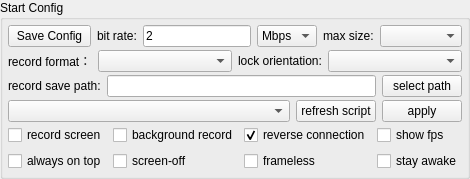
              <widget class="QGroupBox" name="configGroupBox">
                <property name="sizePolicy">
                  <sizepolicy hsizetype="Preferred" vsizetype="Preferred">
                    <horstretch>0</horstretch>
                    <verstretch>0</verstretch>
                  </sizepolicy>
                </property>
                <property name="title">
                  <string>Start Config</string>
                </property>
                <layout class="QVBoxLayout" name="verticalLayout_3">
                  <property name="spacing">
                    <number>3</number>
                  </property>
                  <property name="leftMargin">
                    <number>5</number>
                  </property>
                  <property name="topMargin">
                    <number>5</number>
                  </property>
                  <property name="rightMargin">
                    <number>5</number>
                  </property>
                  <property name="bottomMargin">
                    <number>5</number>
                  </property>
                  <item>
                    <widget class="QWidget" name="configWidget1" native="true">
                      <property name="sizePolicy">
                        <sizepolicy hsizetype="Preferred" vsizetype="Preferred">
                          <horstretch>0</horstretch>
                          <verstretch>0</verstretch>
                        </sizepolicy>
                      </property>
                      <layout class="QHBoxLayout" name="horizontalLayout_5">
                        <property name="leftMargin">
                          <number>0</number>
                        </property>
                        <property name="topMargin">
                          <number>0</number>
                        </property>
                        <property name="rightMargin">
                          <number>0</number>
                        </property>
                        <property name="bottomMargin">
                          <number>0</number>
                        </property>
                        <item>
                          <widget class="QPushButton" name="saveConfigBtn">
                            <property name="sizePolicy">
                              <sizepolicy hsizetype="Preferred" vsizetype="Preferred">
                                <horstretch>0</horstretch>
                                <verstretch>0</verstretch>
                              </sizepolicy>
                            </property>
                            <property name="text">
                              <string>Save Config</string>
                            </property>
                            <property name="autoDefault">
                              <bool>false</bool>
                            </property>
                          </widget>
                        </item>
                        <item>
                          <widget class="QLabel" name="label_3">
                            <property name="sizePolicy">
                              <sizepolicy hsizetype="Maximum" vsizetype="Preferred">
                                <horstretch>0</horstretch>
                                <verstretch>0</verstretch>
                              </sizepolicy>
                            </property>
                            <property name="text">
                              <string>bit rate:</string>
                            </property>
                          </widget>
                        </item>
                        <item>
                          <widget class="QLineEdit" name="bitRateEdit">
                            <property name="sizePolicy">
                              <sizepolicy hsizetype="Preferred" vsizetype="Preferred">
                                <horstretch>0</horstretch>
                                <verstretch>0</verstretch>
                              </sizepolicy>
                            </property>
                            <property name="text">
                              <string notr="true">2</string>
                            </property>
                          </widget>
                        </item>
                        <item>
                          <widget class="QComboBox" name="bitRateBox">
                            <property name="sizePolicy">
                              <sizepolicy hsizetype="Maximum" vsizetype="Preferred">
                                <horstretch>0</horstretch>
                                <verstretch>0</verstretch>
                              </sizepolicy>
                            </property>
                            <property name="toolTip">
                              <string />
                            </property>
                            <property name="currentText">
                              <string notr="true">Mbps</string>
                            </property>
                            <item>
                              <property name="text">
                                <string notr="true">Mbps</string>
                              </property>
                            </item>
                            <item>
                              <property name="text">
                                <string notr="true">Kbps</string>
                              </property>
                            </item>
                          </widget>
                        </item>
                        <item>
                          <widget class="QLabel" name="label_4">
                            <property name="sizePolicy">
                              <sizepolicy hsizetype="Maximum" vsizetype="Preferred">
                                <horstretch>0</horstretch>
                                <verstretch>0</verstretch>
                              </sizepolicy>
                            </property>
                            <property name="text">
                              <string>max size:</string>
                            </property>
                          </widget>
                        </item>
                        <item>
                          <widget class="QComboBox" name="maxSizeBox">
                            <property name="sizePolicy">
                              <sizepolicy hsizetype="Preferred" vsizetype="Preferred">
                                <horstretch>0</horstretch>
                                <verstretch>0</verstretch>
                              </sizepolicy>
                            </property>
                            <property name="toolTip">
                              <string />
                            </property>
                          </widget>
                        </item>
                      </layout>
                    </widget>
                  </item>
                  <item>
                    <widget class="QWidget" name="configWidget5" native="true">
                      <property name="sizePolicy">
                        <sizepolicy hsizetype="Preferred" vsizetype="Preferred">
                          <horstretch>0</horstretch>
                          <verstretch>0</verstretch>
                        </sizepolicy>
                      </property>
                      <layout class="QHBoxLayout" name="horizontalLayout_7">
                        <property name="leftMargin">
                          <number>0</number>
                        </property>
                        <property name="topMargin">
                          <number>0</number>
                        </property>
                        <property name="rightMargin">
                          <number>0</number>
                        </property>
                        <property name="bottomMargin">
                          <number>0</number>
                        </property>
                        <item>
                          <widget class="QLabel" name="label_6">
                            <property name="sizePolicy">
                              <sizepolicy hsizetype="Maximum" vsizetype="Preferred">
                                <horstretch>0</horstretch>
                                <verstretch>0</verstretch>
                              </sizepolicy>
                            </property>
                            <property name="text">
                              <string>record format：</string>
                            </property>
                          </widget>
                        </item>
                        <item>
                          <widget class="QComboBox" name="formatBox">
                            <property name="sizePolicy">
                              <sizepolicy hsizetype="Preferred" vsizetype="Preferred">
                                <horstretch>0</horstretch>
                                <verstretch>0</verstretch>
                              </sizepolicy>
                            </property>
                          </widget>
                        </item>
                        <item>
                          <widget class="QLabel" name="label_8">
                            <property name="sizePolicy">
                              <sizepolicy hsizetype="Maximum" vsizetype="Preferred">
                                <horstretch>0</horstretch>
                                <verstretch>0</verstretch>
                              </sizepolicy>
                            </property>
                            <property name="text">
                              <string>lock orientation:</string>
                            </property>
                          </widget>
                        </item>
                        <item>
                          <widget class="QComboBox" name="lockOrientationBox">
                            <property name="sizePolicy">
                              <sizepolicy hsizetype="Preferred" vsizetype="Preferred">
                                <horstretch>0</horstretch>
                                <verstretch>0</verstretch>
                              </sizepolicy>
                            </property>
                          </widget>
                        </item>
                      </layout>
                    </widget>
                  </item>
                  <item>
                    <widget class="QWidget" name="configWidget2" native="true">
                      <property name="sizePolicy">
                        <sizepolicy hsizetype="Preferred" vsizetype="Preferred">
                          <horstretch>0</horstretch>
                          <verstretch>0</verstretch>
                        </sizepolicy>
                      </property>
                      <layout class="QHBoxLayout" name="horizontalLayout_6">
                        <property name="leftMargin">
                          <number>0</number>
                        </property>
                        <property name="topMargin">
                          <number>0</number>
                        </property>
                        <property name="rightMargin">
                          <number>0</number>
                        </property>
                        <property name="bottomMargin">
                          <number>0</number>
                        </property>
                        <item>
                          <widget class="QLabel" name="label_5">
                            <property name="sizePolicy">
                              <sizepolicy hsizetype="Preferred" vsizetype="Preferred">
                                <horstretch>0</horstretch>
                                <verstretch>0</verstretch>
                              </sizepolicy>
                            </property>
                            <property name="text">
                              <string>record save path:</string>
                            </property>
                            <property name="buddy">
                              <cstring>recordPathEdt</cstring>
                            </property>
                          </widget>
                        </item>
                        <item>
                          <widget class="QLineEdit" name="recordPathEdt">
                            <property name="sizePolicy">
                              <sizepolicy hsizetype="MinimumExpanding" vsizetype="Preferred">
                                <horstretch>0</horstretch>
                                <verstretch>0</verstretch>
                              </sizepolicy>
                            </property>
                            <property name="readOnly">
                              <bool>true</bool>
                            </property>
                          </widget>
                        </item>
                        <item>
                          <widget class="QPushButton" name="selectRecordPathBtn">
                            <property name="sizePolicy">
                              <sizepolicy hsizetype="Preferred" vsizetype="Preferred">
                                <horstretch>0</horstretch>
                                <verstretch>0</verstretch>
                              </sizepolicy>
                            </property>
                            <property name="text">
                              <string>select path</string>
                            </property>
                            <property name="autoDefault">
                              <bool>false</bool>
                            </property>
                          </widget>
                        </item>
                      </layout>
                    </widget>
                  </item>
                  <item>
                    <widget class="QWidget" name="configWidget4" native="true">
                      <property name="sizePolicy">
                        <sizepolicy hsizetype="Preferred" vsizetype="Preferred">
                          <horstretch>0</horstretch>
                          <verstretch>0</verstretch>
                        </sizepolicy>
                      </property>
                      <layout class="QHBoxLayout" name="horizontalLayout_8">
                        <property name="leftMargin">
                          <number>0</number>
                        </property>
                        <property name="topMargin">
                          <number>0</number>
                        </property>
                        <property name="rightMargin">
                          <number>0</number>
                        </property>
                        <property name="bottomMargin">
                          <number>0</number>
                        </property>
                        <item>
                          <widget class="QComboBox" name="gameBox">
                            <property name="sizePolicy">
                              <sizepolicy hsizetype="MinimumExpanding" vsizetype="Preferred">
                                <horstretch>0</horstretch>
                                <verstretch>0</verstretch>
                              </sizepolicy>
                            </property>
                          </widget>
                        </item>
                        <item>
                          <widget class="QPushButton" name="refreshGameScriptBtn">
                            <property name="sizePolicy">
                              <sizepolicy hsizetype="Preferred" vsizetype="Preferred">
                                <horstretch>0</horstretch>
                                <verstretch>0</verstretch>
                              </sizepolicy>
                            </property>
                            <property name="text">
                              <string>refresh script</string>
                            </property>
                          </widget>
                        </item>
                        <item>
                          <widget class="QPushButton" name="applyScriptBtn">
                            <property name="sizePolicy">
                              <sizepolicy hsizetype="Preferred" vsizetype="Preferred">
                                <horstretch>0</horstretch>
                                <verstretch>0</verstretch>
                              </sizepolicy>
                            </property>
                            <property name="text">
                              <string>apply</string>
                            </property>
                          </widget>
                        </item>
                      </layout>
                    </widget>
                  </item>
                  <item>
                    <widget class="QWidget" name="configWidget3" native="true">
                      <property name="sizePolicy">
                        <sizepolicy hsizetype="Preferred" vsizetype="Preferred">
                          <horstretch>0</horstretch>
                          <verstretch>0</verstretch>
                        </sizepolicy>
                      </property>
                      <layout class="QGridLayout" name="gridLayout">
                        <property name="leftMargin">
                          <number>0</number>
                        </property>
                        <property name="topMargin">
                          <number>0</number>
                        </property>
                        <property name="rightMargin">
                          <number>0</number>
                        </property>
                        <property name="bottomMargin">
                          <number>0</number>
                        </property>
                        <item row="1" column="1">
                          <widget class="QCheckBox" name="closeScreenCheck">
                            <property name="sizePolicy">
                              <sizepolicy hsizetype="Preferred" vsizetype="Preferred">
                                <horstretch>0</horstretch>
                                <verstretch>0</verstretch>
                              </sizepolicy>
                            </property>
                            <property name="text">
                              <string>screen-off</string>
                            </property>
                          </widget>
                        </item>
                        <item row="1" column="3">
                          <widget class="QCheckBox" name="framelessCheck">
                            <property name="sizePolicy">
                              <sizepolicy hsizetype="Preferred" vsizetype="Preferred">
                                <horstretch>0</horstretch>
                                <verstretch>0</verstretch>
                              </sizepolicy>
                            </property>
                            <property name="text">
                              <string>frameless</string>
                            </property>
                          </widget>
                        </item>
                        <item row="1" column="0">
                          <widget class="QCheckBox" name="alwaysTopCheck">
                            <property name="sizePolicy">
                              <sizepolicy hsizetype="Preferred" vsizetype="Preferred">
                                <horstretch>0</horstretch>
                                <verstretch>0</verstretch>
                              </sizepolicy>
                            </property>
                            <property name="text">
                              <string>always on top</string>
                            </property>
                            <property name="checked">
                              <bool>false</bool>
                            </property>
                          </widget>
                        </item>
                        <item row="0" column="1">
                          <widget class="QCheckBox" name="notDisplayCheck">
                            <property name="sizePolicy">
                              <sizepolicy hsizetype="Preferred" vsizetype="Preferred">
                                <horstretch>0</horstretch>
                                <verstretch>0</verstretch>
                              </sizepolicy>
                            </property>
                            <property name="text">
                              <string>background record</string>
                            </property>
                            <property name="checkable">
                              <bool>false</bool>
                            </property>
                          </widget>
                        </item>
                        <item row="0" column="3">
                          <widget class="QCheckBox" name="useReverseCheck">
                            <property name="sizePolicy">
                              <sizepolicy hsizetype="Preferred" vsizetype="Preferred">
                                <horstretch>0</horstretch>
                                <verstretch>0</verstretch>
                              </sizepolicy>
                            </property>
                            <property name="text">
                              <string>reverse connection</string>
                            </property>
                            <property name="checked">
                              <bool>true</bool>
                            </property>
                          </widget>
                        </item>
                        <item row="0" column="0">
                          <widget class="QCheckBox" name="recordScreenCheck">
                            <property name="sizePolicy">
                              <sizepolicy hsizetype="Preferred" vsizetype="Preferred">
                                <horstretch>0</horstretch>
                                <verstretch>0</verstretch>
                              </sizepolicy>
                            </property>
                            <property name="text">
                              <string>record screen</string>
                            </property>
                          </widget>
                        </item>
                        <item row="0" column="4">
                          <widget class="QCheckBox" name="fpsCheck">
                            <property name="sizePolicy">
                              <sizepolicy hsizetype="Preferred" vsizetype="Preferred">
                                <horstretch>0</horstretch>
                                <verstretch>0</verstretch>
                              </sizepolicy>
                            </property>
                            <property name="text">
                              <string>show fps</string>
                            </property>
                          </widget>
                        </item>
                        <item row="1" column="4">
                          <widget class="QCheckBox" name="stayAwakeCheck">
                            <property name="sizePolicy">
                              <sizepolicy hsizetype="Preferred" vsizetype="Preferred">
                                <horstretch>0</horstretch>
                                <verstretch>0</verstretch>
                              </sizepolicy>
                            </property>
                            <property name="text">
                              <string>stay awake</string>
                            </property>
                          </widget>
                        </item>
                      </layout>
                    </widget>
                  </item>
                </layout>
              </widget>
